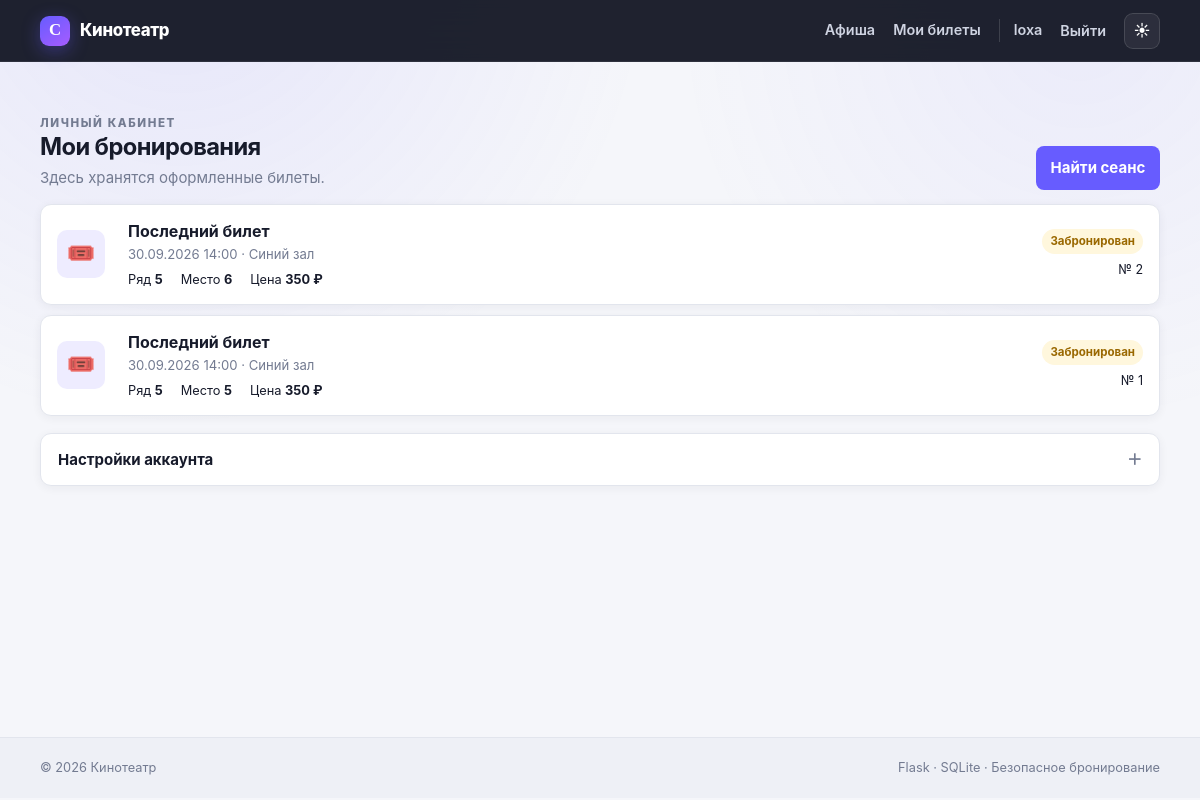
/profile (signed in), run on the app's committed database.
### tables this page shows
CREATE TABLE users (
    id INTEGER PRIMARY KEY AUTOINCREMENT,
    username TEXT NOT NULL UNIQUE COLLATE NOCASE,
    password_hash TEXT NOT NULL,
    email TEXT NOT NULL UNIQUE COLLATE NOCASE,
    phone TEXT,
    role TEXT NOT NULL DEFAULT 'customer' CHECK(role IN ('admin', 'customer')),
    is_active INTEGER NOT NULL DEFAULT 1 CHECK(is_active IN (0, 1)),
    created_at TEXT NOT NULL DEFAULT CURRENT_TIMESTAMP
);

CREATE TABLE tickets (
    id INTEGER PRIMARY KEY AUTOINCREMENT,
    session_id INTEGER NOT NULL REFERENCES sessions(id) ON DELETE RESTRICT,
    row_num INTEGER NOT NULL CHECK(row_num > 0),
    seat_num INTEGER NOT NULL CHECK(seat_num > 0),
    user_id INTEGER NOT NULL REFERENCES users(id) ON DELETE RESTRICT,
    status TEXT NOT NULL DEFAULT 'booked' CHECK(status IN ('booked', 'paid', 'cancelled')),
    price REAL NOT NULL CHECK(price >= 0),
    booking_date TEXT NOT NULL DEFAULT CURRENT_TIMESTAMP
);

CREATE TABLE movies (
    id INTEGER PRIMARY KEY AUTOINCREMENT,
    title TEXT NOT NULL,
    genre TEXT NOT NULL,
    duration INTEGER NOT NULL CHECK(duration > 0),
    description TEXT NOT NULL DEFAULT ''
);

CREATE TABLE halls (
    id INTEGER PRIMARY KEY AUTOINCREMENT,
    name TEXT NOT NULL UNIQUE,
    rows_count INTEGER NOT NULL CHECK(rows_count BETWEEN 1 AND 30),
    seats_per_row INTEGER NOT NULL CHECK(seats_per_row BETWEEN 1 AND 40)
);

### routes/booking.py (the view)
@bp.route("/profile")
@login_required
def profile():
    tickets = get_db().execute("""
        SELECT t.*,m.title,s.start_time,h.name AS hall_name
        FROM tickets t JOIN sessions s ON s.id=t.session_id
        JOIN movies m ON m.id=s.movie_id JOIN halls h ON h.id=s.hall_id
        WHERE t.user_id=? AND t.status!='cancelled'
        ORDER BY t.booking_date DESC,t.id DESC
    """, (g.user["id"],)).fetchall()
    return render_template("profile.html", tickets=tickets)

### database.py (called while the page is built)
def get_db():
    if "db" not in g:
        g.db = sqlite3.connect(
            current_app.config["DATABASE"],
            detect_types=sqlite3.PARSE_DECLTYPES,
            timeout=10,
        )
        g.db.row_factory = sqlite3.Row
        g.db.execute("PRAGMA foreign_keys = ON")
        g.db.execute("PRAGMA busy_timeout = 10000")
    return g.db

### utils.py (called while the page is built)
def login_required(view):
    @wraps(view)
    def wrapped(**kwargs):
        if g.user is None:
            flash("Сначала войдите в систему.", "warning")
            return redirect(url_for("auth.login", next=request.path))
        return view(**kwargs)
    return wrapped

### templates/profile.html (shortened to what this page needs)
{% extends 'base.html' %}{% block title %}Мои билеты{% endblock %}{% block content %}
<div class="page-head"><div><p class="eyebrow">ЛИЧНЫЙ КАБИНЕТ</p><h1>Мои бронирования</h1><p>Здесь хранятся оформленные билеты.</p></div><a class="button" href="{{ url_for('main.index') }}">Найти сеанс</a></div>
<div class="ticket-list">{% for t in tickets %}<article class="ticket"><div class="ticket-icon">🎟️</div><div class="ticket-main"><h3>{{ t['title'] }}</h3><p>{{ format_dt(t['start_time']) }} · {{ t['hall_name'] }}</p><div class="ticket-facts"><span>Ряд <b>{{ t['row_num'] }}</b></span><span>Место <b>{{ t['seat_num'] }}</b></span><span>Цена <b>{{ '%.0f'|format(t['price']) }} ₽</b></span></div></div><div class="ticket-side"><span class="status {{ t['status'] }}">{{ {'booked':'Забронирован','paid':'Оплачен'}[t['status']] }}</span><small>№ {{ t['id'] }}</small></div></article>{% else %}<div class="empty"><div>🎟️</div><h3>Билетов пока нет</h3><a class="button" href="{{ url_for('main.index') }}">Перейти к афише</a></div>{% endfor %}</div>
<details class="account-panel"><summary>Настройки аккаунта</summary></details>{% endblock %}

### templates/base.html (shortened to what this page needs)
<!doctype html>
<html lang="ru" data-theme="light" data-accent="violet">
<head>
  <link rel="stylesheet" href="{{ url_for('static', filename='style.css') }}">
</head>
<body>
<header class="topbar">
  <div class="container nav">
    <a class="brand" href="{{ url_for('main.index') }}"><span class="brand-mark">C</span><span>Кинотеатр</span></a>
    <nav id="main-nav">
      <a href="{{ url_for('main.index') }}">Афиша</a>
      {% if g.user %}
        {% if g.user['role']=='admin' %}<a href="{{ url_for('admin.dashboard') }}">Управление</a>{% else %}<a href="{{ url_for('booking.profile') }}">Мои билеты</a>{% endif %}
        <a class="user" href="{{ url_for('booking.profile') }}" title="Профиль и настройки">{{ g.user['username'] }}</a>
        <form class="inline" method="post" action="{{ url_for('auth.logout') }}"><input type="hidden" name="csrf_token" value="{{ csrf_token }}"><button class="link-button">Выйти</button></form>
      {% else %}
        <a href="{{ url_for('auth.login') }}">Вход</a><a class="nav-accent" href="{{ url_for('auth.register') }}">Регистрация</a>
      {% endif %}
      <div class="theme-wrap">
        <button class="theme-button" id="theme-button" type="button" aria-label="Настроить тему" aria-expanded="false"><span id="theme-icon">◐</span></button>
      </div>
    </nav>
  </div>
</header>
<main class="container">
  {% block content %}{% endblock %}
</main>
<footer><div class="container footer-content"><span>© 2026 Кинотеатр</span><span>Flask · SQLite · Безопасное бронирование</span></div></footer>
</body>
</html>

### data on the page
users: user.username "loxa"
tickets: title "Последний билет", hall_name "Синий зал", row_num "5", seat_num "6", price "350", status "Забронирован", id "2"
tickets: title "Последний билет", hall_name "Синий зал", row_num "5", seat_num "5", price "350", status "Забронирован", id "1"
